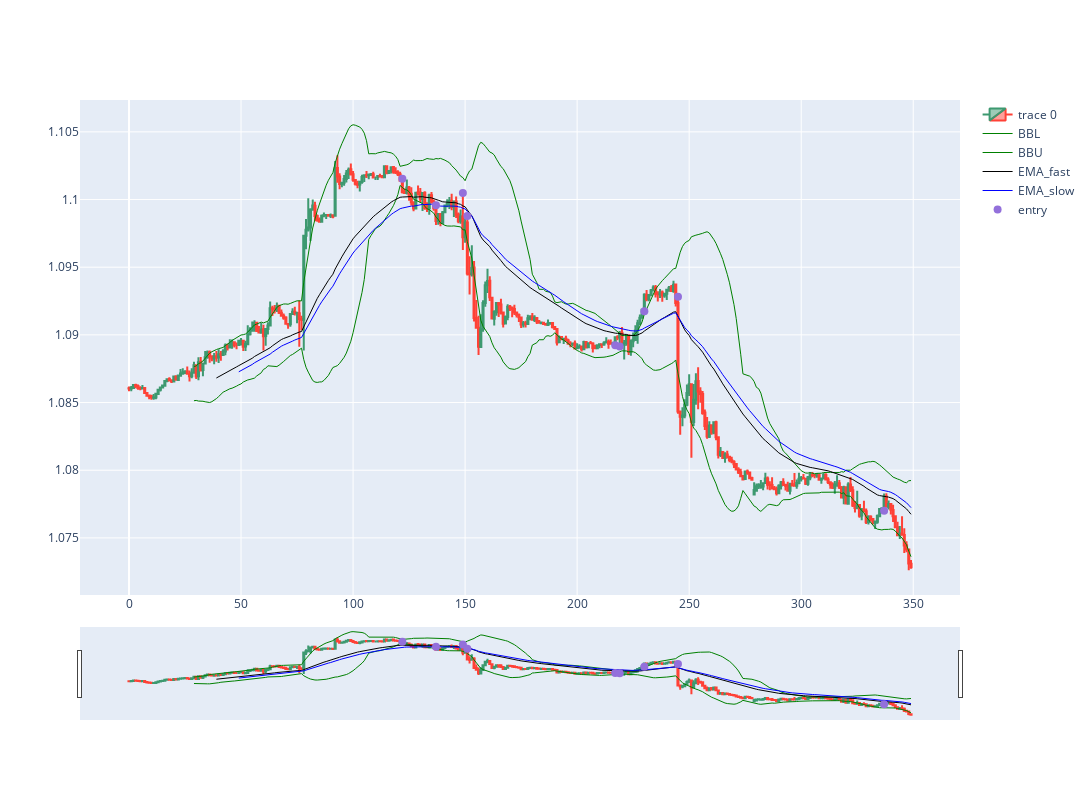

Source (notebook cell):
### Code cell
import plotly.graph_objects as go
from plotly.subplots import make_subplots
from datetime import datetime
st=0
dfpl = df[st:st+350]
# Create a plot with 2 rows
fig = make_subplots(rows=1, cols=1)

label = "30_2.0"

# Add candlestick plot on the first row
fig.add_trace(go.Candlestick(x=dfpl.index,
                             open=dfpl['Open'],
                             high=dfpl['High'],
                             low=dfpl['Low'],
                             close=dfpl['Close']),
              row=1, col=1)

# Add Bollinger Bands, EMA lines on the same subplot
fig.add_trace(go.Scatter(x=dfpl.index, y=dfpl['BBL_'+label],
                         line=dict(color='green', width=1),
                         name="BBL"),
              row=1, col=1)
fig.add_trace(go.Scatter(x=dfpl.index, y=dfpl['BBU_'+label],
                         line=dict(color='green', width=1),
                         name="BBU"),
              row=1, col=1)
fig.add_trace(go.Scatter(x=dfpl.index, y=dfpl['EMA_fast'],
                         line=dict(color='black', width=1),
                         name="EMA_fast"),
              row=1, col=1)
fig.add_trace(go.Scatter(x=dfpl.index, y=dfpl['EMA_slow'],
                         line=dict(color='blue', width=1),
                         name="EMA_slow"),
              row=1, col=1)

# Add markers for trade entry points on the same subplot
fig.add_trace(go.Scatter(x=dfpl.index, y=dfpl['pointpos'], mode="markers",
                         marker=dict(size=8, color="MediumPurple"),
                         name="entry"),
              row=1, col=1)

fig.update_layout(width=1200, height=800, sliders=[])
fig.show()

### Figure 1 — Plotly figure (JSON) as saved in the notebook; plotly's stock layout.template omitted (floating-point values rounded to 4 significant figures; data arrays with more than 128 entries replaced by an {"elided": "..."} marker saying what was removed)
{"data": [{"close": {"elided": "350 float values"}, "high": {"elided": "350 float values"}, "low": {"elided": "350 float values"}, "open": {"elided": "350 float values"}, "type": "candlestick", "x": {"elided": "350 int values"}, "xaxis": "x", "yaxis": "y"}, {"line": {"color": "green", "width": 1}, "name": "BBL", "type": "scatter", "x": {"elided": "350 int values"}, "xaxis": "x", "y": {"elided": "350 float values"}, "yaxis": "y"}, {"line": {"color": "green", "width": 1}, "name": "BBU", "type": "scatter", "x": {"elided": "350 int values"}, "xaxis": "x", "y": {"elided": "350 float values"}, "yaxis": "y"}, {"line": {"color": "black", "width": 1}, "name": "EMA_fast", "type": "scatter", "x": {"elided": "350 int values"}, "xaxis": "x", "y": {"elided": "350 float values"}, "yaxis": "y"}, {"line": {"color": "blue", "width": 1}, "name": "EMA_slow", "type": "scatter", "x": {"elided": "350 int values"}, "xaxis": "x", "y": {"elided": "350 float values"}, "yaxis": "y"}, {"marker": {"color": "MediumPurple", "size": 8}, "mode": "markers", "name": "entry", "type": "scatter", "x": {"elided": "350 int values"}, "xaxis": "x", "y": {"elided": "350 float values"}, "yaxis": "y"}], "layout": {"height": 800, "width": 1200, "xaxis": {"anchor": "y", "domain": [0, 1]}, "yaxis": {"anchor": "x", "domain": [0, 1]}}}
